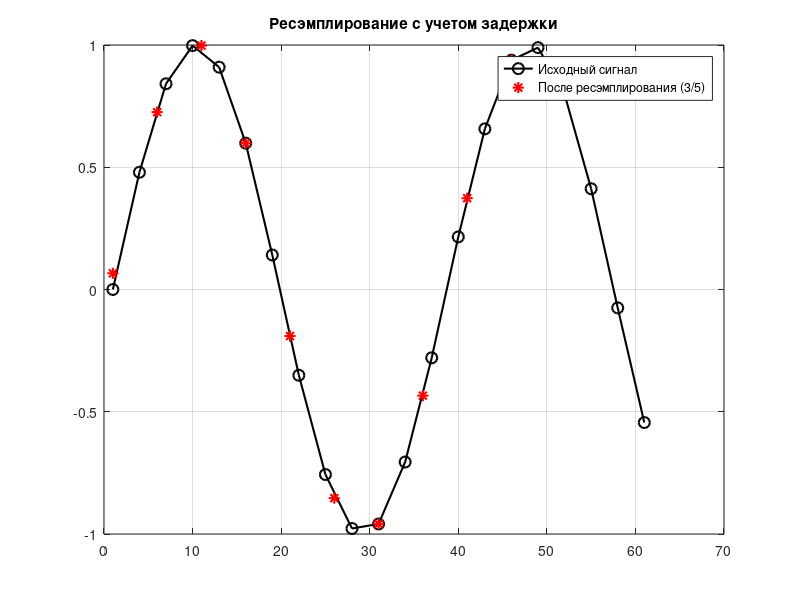

Write the MATLAB code that produced this figure.
t = 0:0.5:10;
x = sin(t);         
L = 3;              
M = 5;              

% Интерполяция (Увеличение частоты в L=3 раз)
N_in = length(x);
x_up = zeros(1, N_in * L);
for i = 1:N_in
    x_up((i - 1) * L + 1) = x(i); 
end

% Фильтрация
% Частота среза ФНЧ берется как 1/max(L, M), поэтому 1/M (т.к. 5 > 3).
b = L * fir1(30, 1/M); 
M_filt = length(b);
N_up = length(x_up);
y_filtered = zeros(1, N_up);

for n = 1:N_up
    summa = 0;
    for k = 1:M_filt
        index = n - k + 1; % Смещение во времени
        if index > 0 && index <= N_up
            summa = summa + b(k) * x_up(index);
        end
    end
    y_filtered(n) = summa;
end

% Вычисляем задержку фильтра
delay = (M_filt - 1) / 2; 

y_shifted = y_filtered(delay + 1 : end);
y_out = y_shifted(1:M:end);

figure;
% Исходный сигнал (шаг L)
plot(1:L:N_in*L, x, 'ko-', 'LineWidth', 1.5, 'MarkerSize', 8);
hold on;

% Итоговый сигнал (шаг M).
t_out = 1:M:(length(y_out) * M);
plot(t_out, y_out, 'r*', 'LineWidth', 1.5, 'MarkerSize', 8);

legend('Исходный сигнал', 'После ресэмплирования (3/5)');
title('Ресэмплирование с учетом задержки');
grid on;
